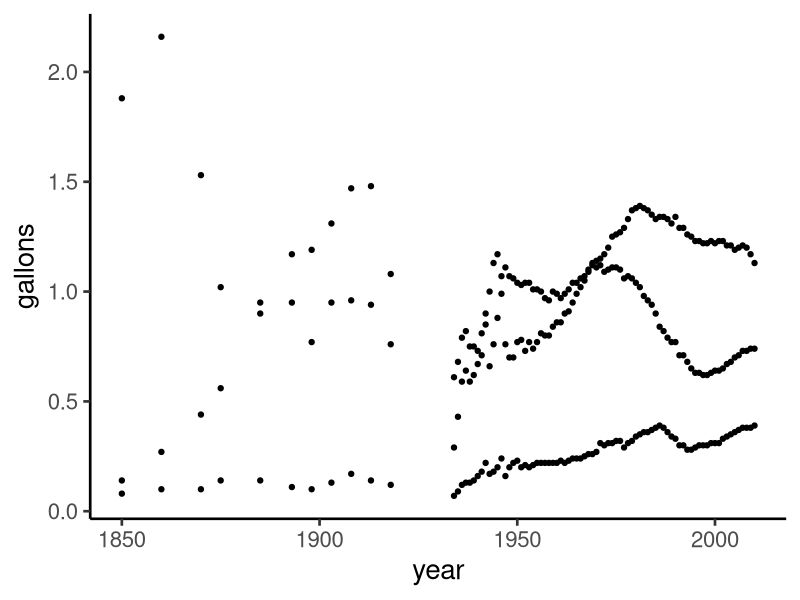
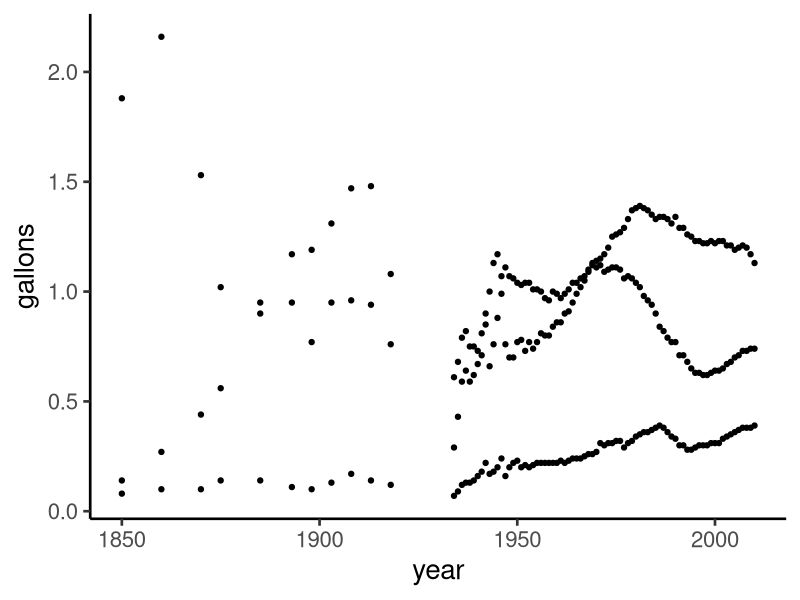
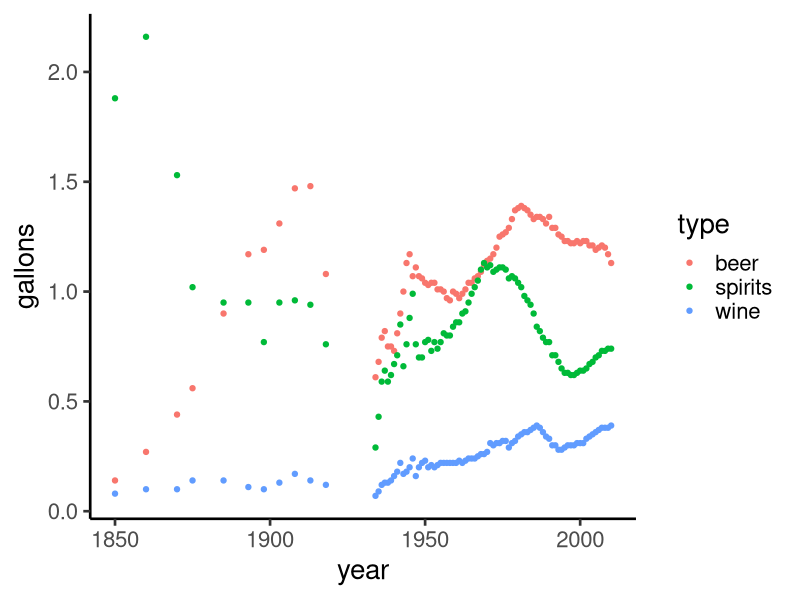
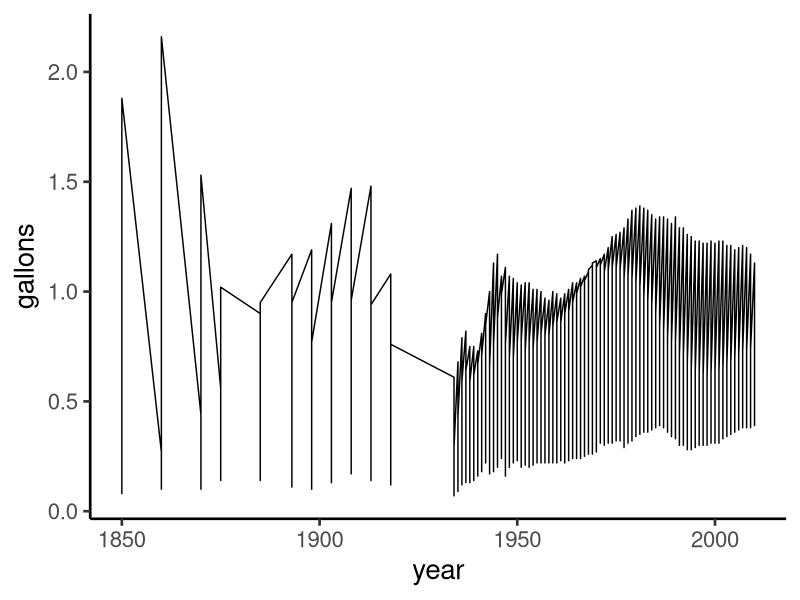
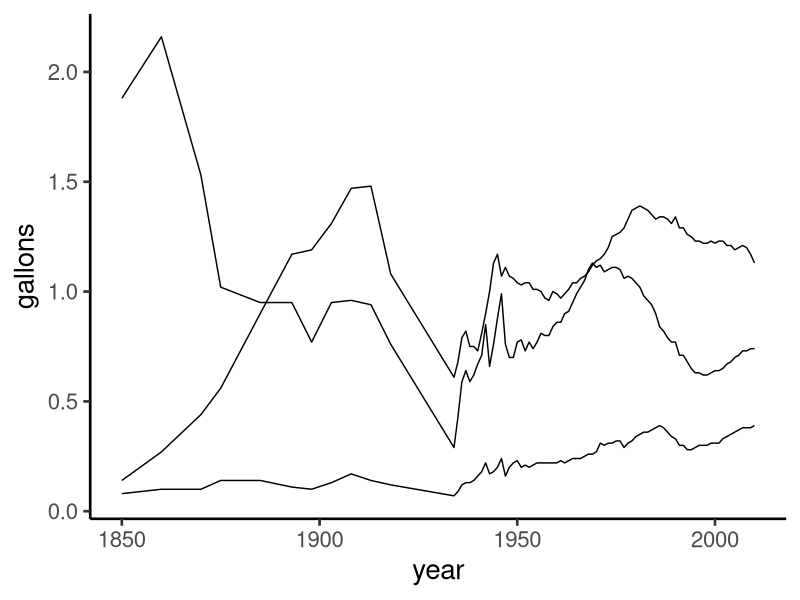
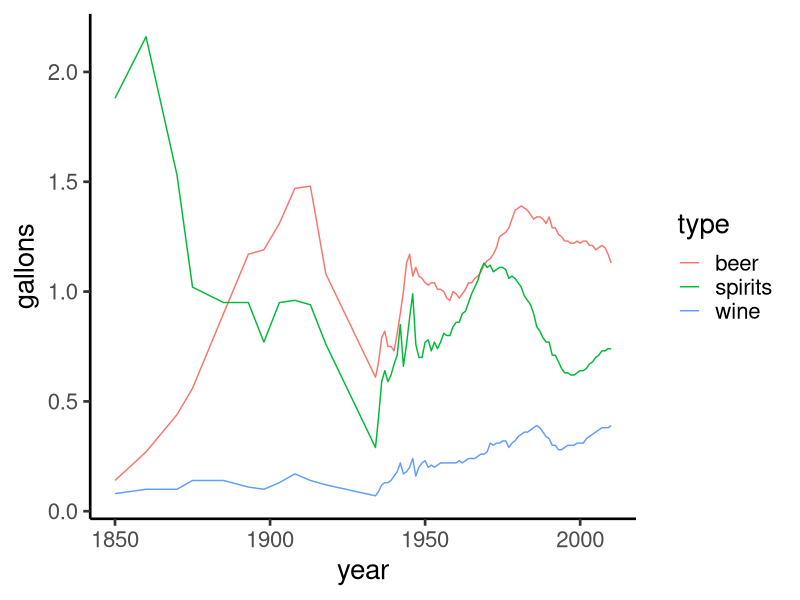
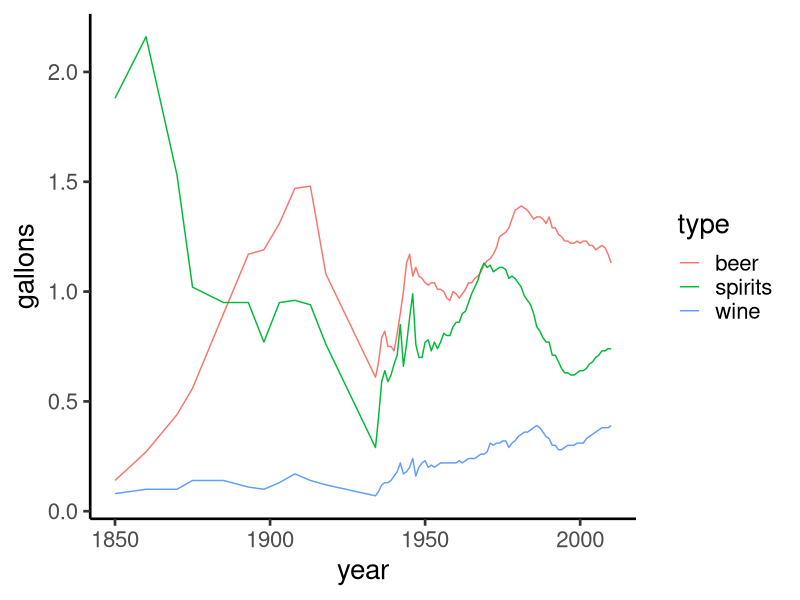
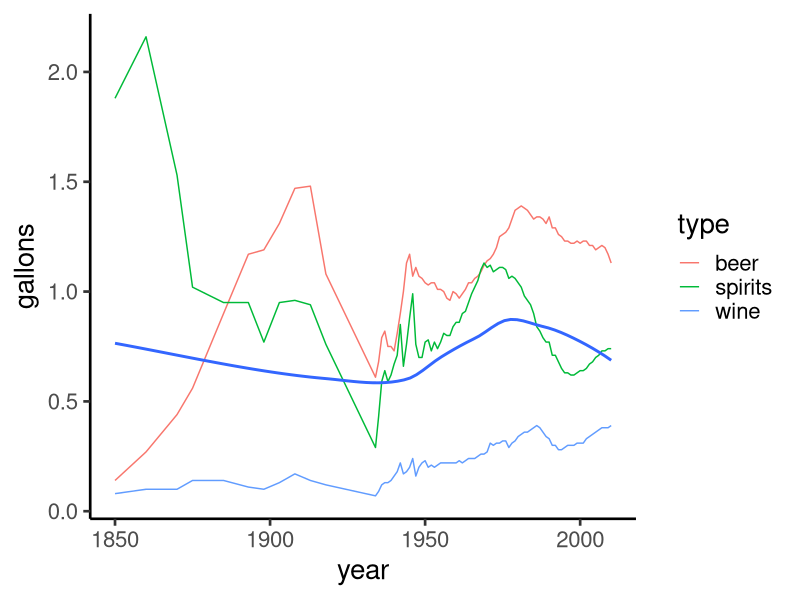

The R source for these figures, in order:
## ---- chunk 1
library(tidyverse)

#no grid larger text 
theme_set(theme_classic(base_size = 20)) 
## ---- chunk 2
movies_imdb=read_delim("movies/movies_imdb.txt",delim=",")
movies_rottentom=read_delim("movies/movies_rottentom.txt",delim=",")
## ---- chunk 3
drinks=read_delim("drinks/drinks_US.tsv",delim="\t")


drinks_long=drinks %>% select(-total) %>% gather(key=type,value=gallons,beer:spirits)

drinks_long

ggplot(data=drinks_long,aes(x=year,y=gallons))+geom_point()
## ---- chunk 4
ggplot(data=drinks_long,aes(x=year,y=gallons))+geom_point()
## ---- chunk 5
ggplot(data=drinks_long,aes(x=year,y=gallons, col = type))+geom_point()

## ---- chunk 6
ggplot(data=drinks_long,aes(x=year,y=gallons))+geom_line()
## ---- chunk 7
ggplot(data=drinks_long,aes(x=year,y=gallons,group=type))+geom_line()
## ---- chunk 8
ggplot(data=drinks_long,aes(x=year,y=gallons,group=type,col=type))+geom_line()

## note that when you use "color" or "fill" it automatically passes that same argument to "group", so this line is effectively the same
ggplot(data=drinks_long,aes(x=year,y=gallons,col=type))+geom_line()
## ---- chunk 9
ggplot(data=drinks_long, aes(x=year, y=gallons)) +geom_line(aes(col =type)) +stat_smooth(se=FALSE)
## ---- chunk 10
ggplot(data=drinks_long,aes(x=year,y=gallons,col=type))+geom_line()+scale_color_manual(values = c("black","red", "yellow")) +ggtitle('deutschland uber alles')
## ---- chunk 11
ggplot(data=drinks_long,aes(x=year,y=gallons,col=type))+geom_line()+scale_color_brewer(palette = "Set1")
## ---- chunk 12
ggplot(data=drinks_long,aes(x=year,y=gallons,fill=type))+geom_area()+scale_color_brewer(palette = "Set1")
## ---- chunk 13
ggplot(data=drinks_long,aes(x=year,y=gallons,fill=type))+geom_area()+scale_fill_brewer(palette = "Set1")
## ---- chunk 14
ggplot(data=drinks_long,aes(x=year,y=gallons,fill=type))+geom_area()+scale_fill_hue(l=45,c=50)

ggplot(data=drinks_long,aes(x=year,y=gallons,fill=type))+geom_area()+scale_fill_hue(l=45)

## ---- chunk 15
ggplot(data= drinks_long, aes(x = year, y= gallons)) + geom_line(aes(col=type)) +facet_grid(~type)
## ---- chunk 16
ggplot(data=drinks_long,aes(x=year,y=gallons))+geom_line()+facet_grid(~type)
## ---- chunk 17
library(gridExtra)
plot1=ggplot(data=drinks_long,aes(x=year,y=gallons,fill=type))+geom_area()+scale_fill_hue(l=45)
plot2=ggplot(data=drinks_long,aes(x=year,y=gallons,fill=type))+geom_area()+scale_fill_hue(l=45,c=50)
grid.arrange(plot1,plot2,nrow=1)
## ---- chunk 18
drinks_plot=ggplot(data=drinks_long,aes(x=year,y=gallons,fill=type))+geom_area()+scale_fill_brewer(palette = "Set1")
drinks_plot
ggsave(drinks_plot,file="~/Downloads/drinks.pdf",width=10,height = 4)
## ---- chunk 19
str_detect(movies_imdb$genres,"Action")
str_subset(movies_imdb$genres,"Action")
str_subset(movies_imdb$genres,"action")  ## what's up with this output? Why is it different than the line above? 

## ---- chunk 20
action_movies = movies_imdb %>% filter(str_detect(genres,"Action"))
action_movies

## looks like more action movies have been made recently, but is this true? What's our null expectation given the data? 
ggplot(action_movies,aes(x=title_year))+geom_histogram() + xlab("movie release (year)")
## ---- chunk 21
ggplot(action_movies,aes(x=title_year))+geom_histogram() + xlab("movie release (year)")

## ---- chunk 22

movies_imdb %>% filter(str_detect(actor_1_name,"^Ch"))%>% select(actor_1_name,title_year,movie_title,everything())

## ---- chunk 23
movies_imdb %>% filter(str_detect(actor_1_name,"on$"))%>% select(actor_1_name,title_year,movie_title,everything())
## ---- chunk 24
#converts character vectors to date formatted
library(lubridate)
ymd(20101215)
ymd("2010/12/15")
ymd("2010Dec15")
ymd("2010December15")
date1=ymd("2010 Dec 15")

year(date1)
month(date1)
mday(date1)

class(date1)
